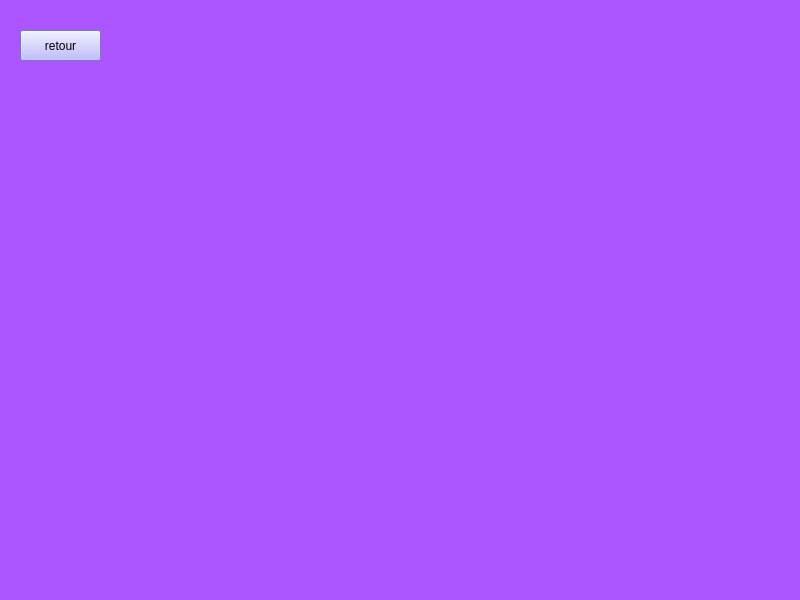
<?xml version="1.0" encoding="UTF-8"?>
<ui version="4.0">
 <class>statistique_c</class>
 <widget class="QMainWindow" name="statistique_c">
  <property name="geometry">
   <rect>
    <x>0</x>
    <y>0</y>
    <width>800</width>
    <height>600</height>
   </rect>
  </property>
  <property name="windowTitle">
   <string>MainWindow</string>
  </property>
  <property name="styleSheet">
   <string notr="true">background-color: rgb(170, 85, 255);</string>
  </property>
  <widget class="QWidget" name="centralwidget">
   <widget class="QPushButton" name="pushButton">
    <property name="geometry">
     <rect>
      <x>20</x>
      <y>30</y>
      <width>81</width>
      <height>31</height>
     </rect>
    </property>
    <property name="styleSheet">
     <string notr="true">background-color: rgb(170, 170, 255);</string>
    </property>
    <property name="text">
     <string>retour</string>
    </property>
   </widget>
   <widget class="QCustomPlot" name="widget" native="true">
    <property name="geometry">
     <rect>
      <x>150</x>
      <y>50</y>
      <width>571</width>
      <height>451</height>
     </rect>
    </property>
   </widget>
  </widget>
  <widget class="QMenuBar" name="menubar">
   <property name="geometry">
    <rect>
     <x>0</x>
     <y>0</y>
     <width>800</width>
     <height>30</height>
    </rect>
   </property>
  </widget>
  <widget class="QStatusBar" name="statusbar"/>
 </widget>
 <customwidgets>
  <customwidget>
   <class>QCustomPlot</class>
   <extends>QWidget</extends>
   <header location="global">qcustomplot.h</header>
   <container>1</container>
  </customwidget>
 </customwidgets>
 <resources/>
 <connections/>
</ui>
